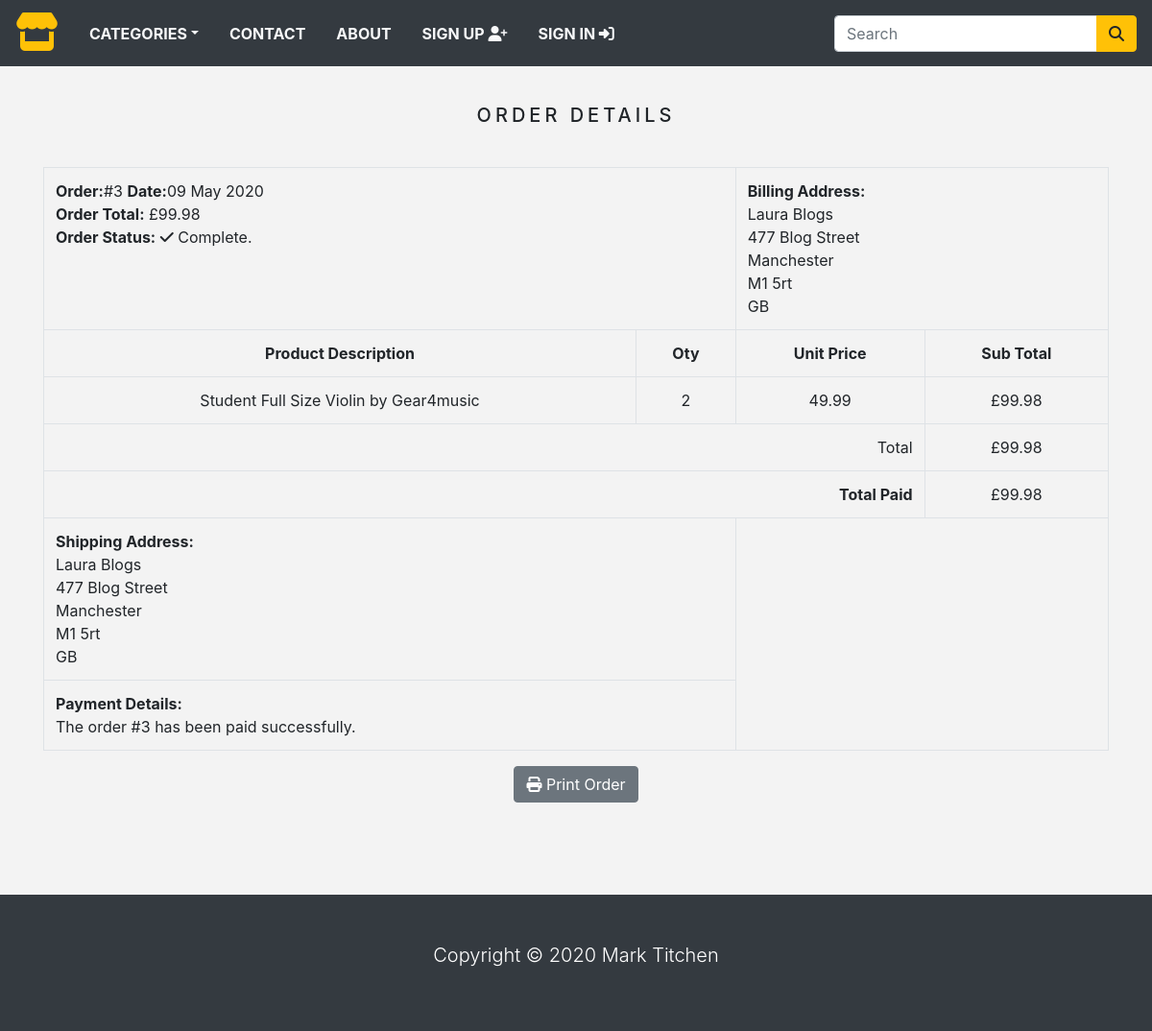
The app's page /order/3 (signed in) with its own data.
### store/models.py (models this page shows, shortened)
class Order(models.Model):
    token = models.CharField(max_length=250, blank=True)
    total = models.DecimalField(max_digits=10, decimal_places=2, verbose_name='GBP Order Total')
    emailAddress = models.CharField(max_length=250, blank=True, verbose_name='Email Address')
    created = models.DateTimeField(auto_now_add=True)
    billingName = models.CharField(max_length=250, blank=True)
    billingAddress1 = models.CharField(max_length=250, blank=True)
    billingCity = models.CharField(max_length=250, blank=True)
    billingPostcode = models.CharField(max_length=250, blank=True)
    billingCountry = models.CharField(max_length=250, blank=True)
    shippingName = models.CharField(max_length=250, blank=True)
    shippingAddress1 = models.CharField(max_length=250, blank=True)
    shippingCity = models.CharField(max_length=250, blank=True)
    shippingPostcode = models.CharField(max_length=250, blank=True)
    shippingCountry = models.CharField(max_length=250, blank=True)
    class Meta:
        db_table = 'Order'
        ordering = ['-created']

class OrderItem(models.Model):
    product = models.CharField(max_length=250)
    quantity = models.IntegerField()
    price = models.DecimalField(max_digits=10, decimal_places=2, verbose_name='GBP Price')
    order = models.ForeignKey(Order, on_delete=models.CASCADE)
    class Meta:
        db_table = 'OrderItem'
    def sub_total(self):
        return self.quantity * self.price

### store/views.py (the view)
# urls.py: path('order/<int:order_id>', views.viewOrder, name='order_detail'),
@login_required(redirect_field_name='next', login_url='signin')
def viewOrder(request, order_id):
    if request.user.is_authenticated:
        email = str(request.user.email)
        order = Order.objects.get(id=order_id, emailAddress=email)
        order_items = OrderItem.objects.filter(order=order)
    return render(request, 'order-detail.html', {'order': order, 'order_items': order_items})

### store/context_processors.py (called while the page is built)
def counter(request):
    item_count = 0
    if 'admin' in request.path:
        return {}
    else:
        try:
            cart = Cart.objects.filter(cart_id=_cart_id(request))
            cart_items = CartItem.objects.all().filter(cart=cart[:1])
            for cart_item in cart_items:
                item_count += cart_item.quantity
        except Cart.DoesNotExist:
            item_count = 0
    return dict(item_count = item_count)

def menu_links(request):
    links = Category.objects.all()
    return dict(links=links)

### store/models.py (called while the page is built)
    def get_url(self):
        return reverse('products_by_category', args=[self.slug])

### store/views.py (called while the page is built)
def _cart_id(request):
    cart = request.session.session_key
    if not cart:
        cart = request.session.create()
    return cart

### store/templates/order-detail.html (shortened to what this page needs)
{% extends 'base.html' %}
{% load static %}
{% block content %}
<div class="container">
    <div class="text-center">
        <br>
        <h1 class="text-center product_title">
            Order Details
        </h1>
        <br>
        <table class="table table-bordered">
            <tr>
                <td class="text-left" colspan="2">
                    <b>Order:</b>#{{ order.id }}
                    <b>Date:</b>{{ order.created|date:"d M Y" }} <br>
                    <b>Order Total:</b> £{{ order.total }} <br>
                    <b>Order Status:</b> <i class="fas fa-check"></i> Complete.
                </td>
                <td class="text-left" colspan="2">
                    <b>Billing Address:</b><br>
                    {{ order.billingName }}<br>
                    {{ order.billingAddress1 }}<br>
                    {{ order.billingCity }}<br>
                    {{ order.billingPostcode }}<br>
                    {{ order.billingCountry }}<br>
                </td>
            </tr>
            <tr>
                <td><b>Product Description</b></td>
                <td><b>Oty</b></td>
                <td><b>Unit Price</b></td>
                <td><b>Sub Total</b></td>
            </tr>
            {% for item in order_items %}
                <tr>
                    <td>{{ item.product }}</td>
                    <td>{{ item.quantity}}</td>
                    <td>{{ item.price }}</td>
                    <td>£{{ item.sub_total }}</td>
                </tr>
            {% endfor %}
            <tr>
                <td class="text-right" colspan="3">Total</td>
                <td>£{{ order.total }}</td>
            </tr>
            <tr>
                <td class="text-right" colspan="3">
                    <b>Total Paid</b>
                </td>
                <td>
                    £{{ order.total }}
                </td>
            </tr>
            <tr>
                <td class="text-left" colspan="2">
                    <b>Shipping Address:</b><br>
                    {{ order.shippingName }} <br>
                    {{ order.shippingAddress1 }} <br>
                    {{ order.shippingCity }} <br>
                    {{ order.shippingPostcode }} <br>
                    {{ order.shippingCountry }} <br>
                </td>
            </tr>
            <td class="text-left" colspan="2">
                <b>Payment Details:</b><br>
                The order #{{ order.id }} has been paid successfully.
            </td>
        </table>
        <button class="btn btn-secondary" onclick="window.print();"><i class="fas fa-print"></i>
            Print Order
        </button>
    </div>
</div>
<br>
<br>
{% endblock %}

### ecommerce_project/static/css/base.css (style rules this page uses)
body { background: #f3f3f3; }
.product_title { font-size: 20px; text-transform: uppercase; letter-spacing: .2em; padding-top: 15px; padding-bottom: 10px; }

### records on screen
Order: id "3", created "09 May 2020", total "99.98", billingName "Laura Blogs", billingAddress1 "477 Blog Street", billingCity "Manchester", billingPostcode "M1 5rt", billingCountry "GB", shippingName "Laura Blogs", shippingAddress1 "477 Blog Street", shippingCity "Manchester", shippingPostcode "M1 5rt", shippingCountry "GB"
OrderItem: product "Student Full Size Violin by Gear4music", quantity "2", price "49.99", sub_total "99.98"
